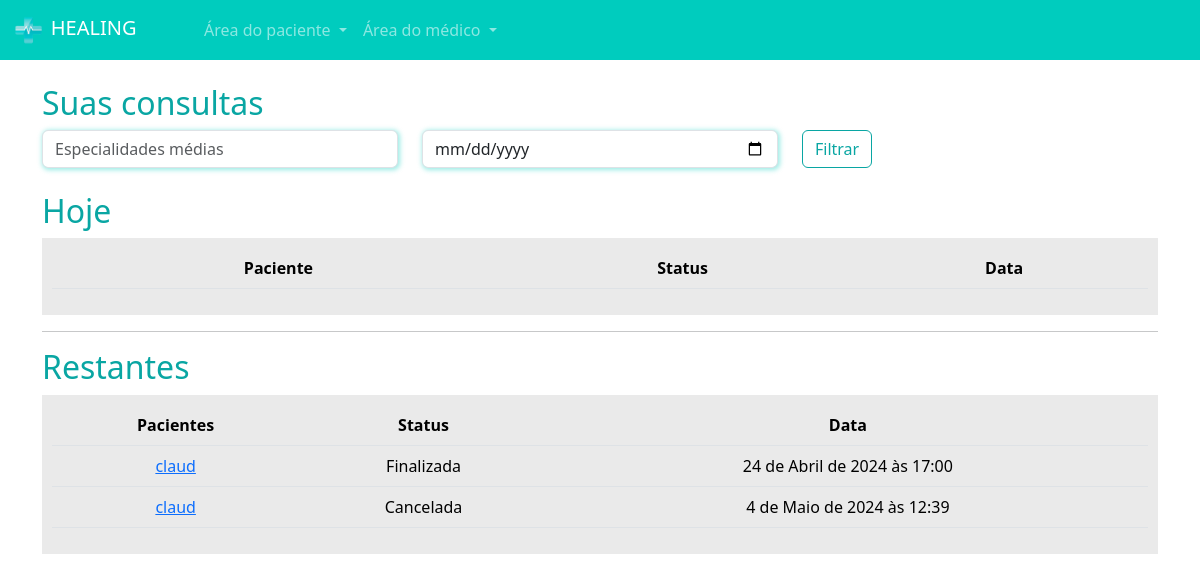
Page /medicos/consultas_medico/ (signed in) on the committed database.
### paciente/models.py (models this page shows, shortened)
class Consulta(models.Model):
    status_choices = (
        ('A', 'Agendada'),
        ('F', 'Finalizada'),
        ('C', 'Cancelada'),
        ('I', 'Iniciada')
    )
    paciente = models.ForeignKey(User, on_delete=models.DO_NOTHING)
    data_aberta = models.ForeignKey(DatasAbertas, on_delete=models.DO_NOTHING)
    status = models.CharField(max_length=1, choices=status_choices, default='A')
    link = models.URLField(null=True, blank=True)

### medico/models.py (models this page shows, shortened)
class DatasAbertas(models.Model):
    data = models.DateTimeField()
    user = models.ForeignKey(User, on_delete=models.DO_NOTHING)
    agendado = models.BooleanField(default=False)

### medico/views.py (the view)
# urls.py: path('consultas_medico/', views.consultas_medico, name="consultas_medico"),
@login_required
def consultas_medico(request):
    if not is_medico(request.user):
        messages.add_message(request, constants.WARNING, 'Somente médicos podem acessar essa página.')
        return redirect('/usuarios/sair')
    hoje = datetime.now().date()
    consultas_hoje = Consulta.objects.filter(data_aberta__user=request.user).filter(data_aberta__data__gte=hoje).filter(data_aberta__data__lt=hoje + timedelta(days=1))
    consultas_restantes = Consulta.objects.exclude(id__in=consultas_hoje.values('id')).filter(data_aberta__user=request.user)
    return render(request, 'consultas_medico.html', {'consultas_hoje': consultas_hoje, 'consultas_restantes': consultas_restantes, 'is_medico': is_medico(request.user)})

### medico/models.py (called while the page is built)
def is_medico(user):
    return DadosMedico.objects.filter(user=user).exists()

### medico/templates/consultas_medico.html (shortened to what this page needs)
{% extends "base.html" %}
{% load static %} {% block 'head' %}
<link rel="stylesheet" href="{% static 'medicos/css/abrir_horario.css' %}"/>
<link rel="stylesheet" href="{% static 'usuarios/css/usuarios.css' %}"/>
<link rel="stylesheet" href="{% static 'medicos/css/cadastro_medico.css' %}"/>
<link rel="stylesheet" href="{% static 'pacientes/css/home.css' %}"/>
<link
  rel="stylesheet"
  href="https://cdn.jsdelivr.net/npm/bootstrap-icons@1.11.3/font/bootstrap-icons.min.css"
/>
{% endblock 'head' %}
{% block 'body' %}
{% include "partials/navbar.html" %}
<div class="container">
  <br />
  <h2><span class="color-dark">Suas consultas</span></h2>
  <div class="row">
    <div class="col-md">
      <input
        type="text"
        name="especialidades"
        id=""
        class="form-control shadow-main-color"
        placeholder="Especialidades médias"
      />
    </div>
    <div class="col-md">
      <input
        type="date"
        name="data"
        id=""
        class="form-control shadow-main-color"
        placeholder="Data da consulta"
      />
    </div>
    <div class="col-md">
      <input type="submit" value="Filtrar" class="btn btn-dark-color-outline" />
    </div>
  </div>
  <br />
  <h2><span class="color-dark">Hoje</span></h2>
  <div class="list-minhas-consultas">
    <table class="table">
      <thead>
        <tr>
          <th scope="col">Paciente</th>
          <th scope="col">Status</th>
          <th scope="col">Data</th>
        </tr>
      </thead>
    </table>
  </div>
  <hr />
  <h2><span class="color-dark">Restantes</span></h2>
  <div class="list-minhas-consultas">
    <table class="table">
      <thead>
        <tr>
          <th scope="col">Pacientes</th>
          <th scope="col">Status</th>
          <th scope="col">Data</th>
        </tr>
      </thead>
      <tbody>
        {% for consulta in consultas_restantes %}
        <tr>
          <td><a href="{% url 'consulta_area_medico' consulta.id %}">{{consulta.paciente}}</a></td>
          <td>{{consulta.get_status_display}}</td>
          <td>{{consulta.data_aberta.data}}</td>
        </tr>
        {% endfor %}
      </tbody>
    </table>
  </div>
</div>
{% endblock 'body' %}

### templates/static/geral/css/base.css (style rules this page uses)
:root { --main-color: #00ccbe; --dark-color: #09a6a3; --contrast-color: #ffd686; }
.color-dark { color: var(--dark-color); }

### templates/static/usuarios/css/usuarios.css (style rules this page uses)
.btn-dark-color-outline { border: 1px solid var(--dark-color); color: var(--dark-color); }

### templates/static/medicos/css/cadastro_medico.css (style rules this page uses)
.shadow-main-color { box-shadow: 1px 1px 5px 1px rgba(0, 204, 190,.4); }

### templates/static/pacientes/css/home.css (style rules this page uses)
table { border-collapse: collapse !important; width: 100%; }
th, td { padding: 8px; text-align: center; background-color: #EAEAEA !important; }
th { background-color: #EAEAEA; }
.list-minhas-consultas { background-color: #EAEAEA; padding: 10px; }

### rows in the picture
Consulta: paciente "claud", status "Finalizada", data_aberta.data "24 de Abril de 2024 às 17:00"
Consulta: paciente "claud", status "Cancelada", data_aberta.data "4 de Maio de 2024 às 12:39"
